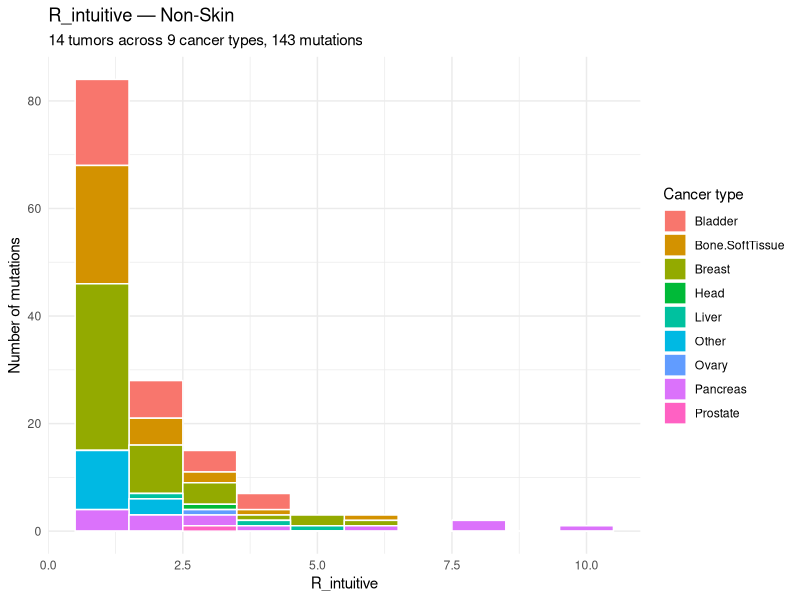

The R script that drew this image:
# R_intuitive stacked histogram for non-Skin tumors with InsDel_H activity

library(ggplot2)
library(here)

df <- read.csv(
  here::here("code_for_internal_exploration/indel_deep_dive/deep_dive_H.csv")
)

ns <- df[df$cancer_type != "Skin" & !is.na(df$R_intuitive), ]
ns_exp <- ns[rep(seq_len(nrow(ns)), ns$count), ]
n_tumors <- length(unique(ns$tumor_id))
n_types <- length(unique(ns$cancer_type))

p <- ggplot(ns_exp, aes(x = R_intuitive, fill = cancer_type)) +
  geom_histogram(binwidth = 1, color = "white") +
  labs(
    title = "R_intuitive — Non-Skin",
    subtitle = paste0(n_tumors, " tumors across ", n_types, " cancer types, ",
                      nrow(ns_exp), " mutations"),
    x = "R_intuitive",
    y = "Number of mutations",
    fill = "Cancer type"
  ) +
  theme_minimal()

out <- here::here(
  "code_for_internal_exploration/indel_deep_dive",
  "R_intuitive_non_skin.pdf"
)
pdf(out, width = 8, height = 5)
print(p)
dev.off()
message("Wrote ", out)
